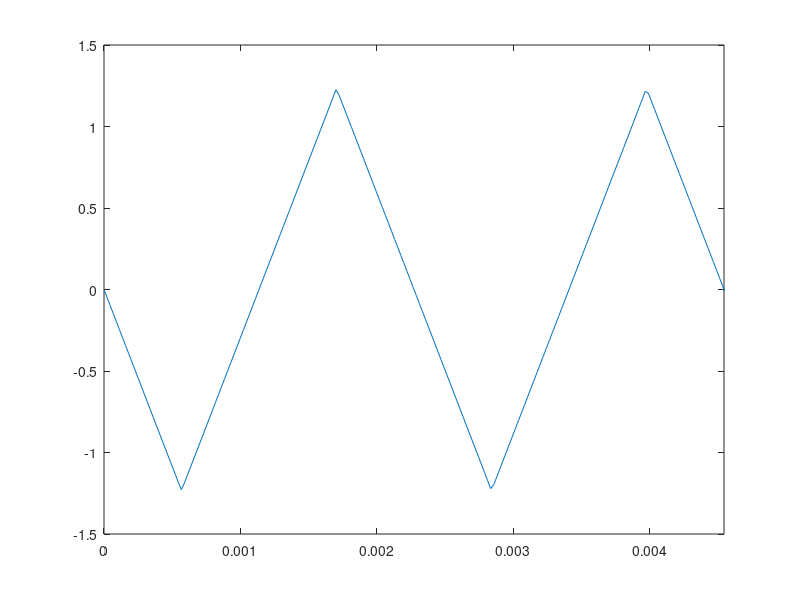

Reproduce this figure in MATLAB.
%Make a Triangle Wave using the Fourier series equation
f = 440;        %Fundamental Frequency
nmax = 20000/f;      %set number on components to reach only the audible hearing spectrum
phi = 0;        %starting phase
R = 44100;      %Sample Rate
t = 0:1/R:3;    %Time&points

x = 0;          %Start function

for n = 1:nmax
    x = x + ((-1)^n/(2*n-1)^2)*sin(2*pi*(2*n-1)*f*t + phi); % create triangle fourier series
end

plot(t(1:R),x(1:R));
xlim([0,2/f]);
soundsc(x,R);